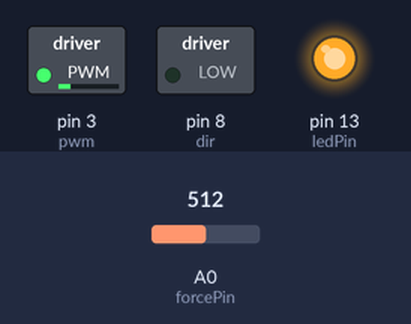
Simulated run of this sketch. Board: Arduino Uno, built with avr-gcc and run on an emulated ATmega328P. Shown: switched loads named in the sketch (green lamp = pin HIGH), output pins drawn as LEDs (lit = HIGH). The inputs (shaded band) are chosen by the test bench; at power-on: A0 (forcePin) = 512.

Above: at 1.2 s.
1.3 s: A0 (forcePin) set to 67
2.8 s: A0 (forcePin) set to 55
At 3.6 s:
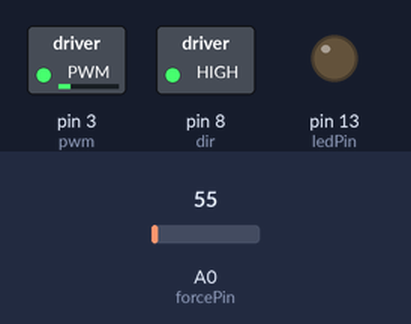
4.5 s: A0 (forcePin) set to 122
At 4.62 s:
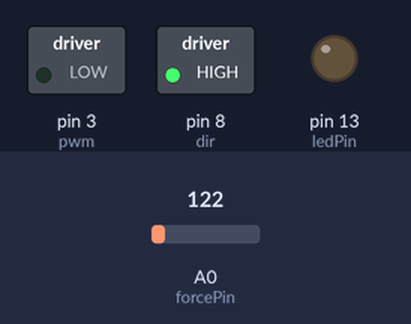
6.2 s: A0 (forcePin) set to 50
At 6.32 s:
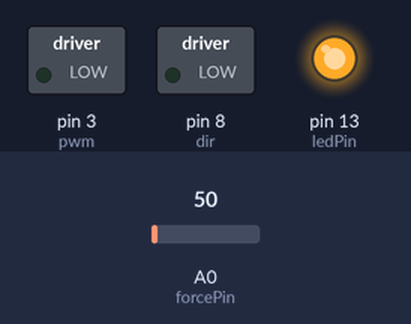
7.9 s: A0 (forcePin) set to 70
At 8.7 s:
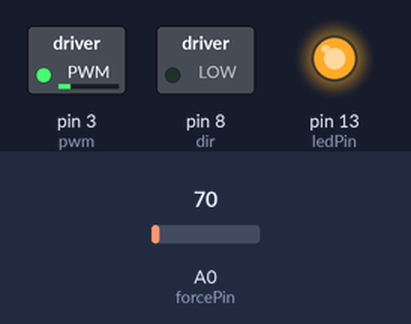
Timing chart, 0 to 10.6 s (numbered marks = the images above; inputs shaded):
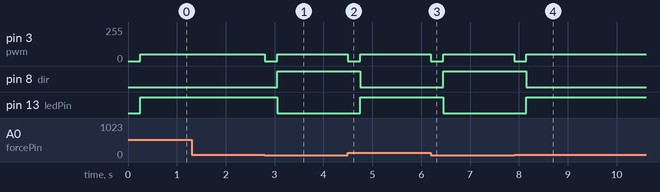

The sketch:

Robotic_Hand_Base_Code.ino
```cpp
// University of Warwick School of Engineering
// ES2C6: Electro-mechanical System Design
// 2021/2022 Term 1
//
// Robot Hand Project (Systems stream)
// Project Instructor: James Atkinson
//
// Getting Started sample code
//
// This code let's you control the direction of robot gripper (either tightening or loosening)
// based on feedback from a force sensor.
//
// This code was originally created by Dr Adam Noel

// Initialise variables
const int pwm = 3 ;       // digital pin 3 will be used for PWM (Pulse Width Modulation) output
const int dir = 8 ;       // digital pin 8 will be used for high/low output
const int forcePin = A0;  // analogue pin A0 will be used to read the voltage from the force sensor
const int ledPin = 13;    // digital pin 13 is also wired to a built-in LED
int forceValue = 0;       // value read from force pin
uint8_t motorSpeed = 50;  // 8 bit unsigned integer (0-255) defining motor speed
bool bHigh = false;       // boolean tracking direction
bool bChangeDir = false;  // boolean tracking whether we need to switch directions

/*
   NOTES
   bHigh True means loosening (open)
   bHigh False means tightening (close)


*/


// Setup function (runs when Arduino is powered on or reset
void setup()
{
  pinMode(pwm, OUTPUT) ;    //we have to set PWM pin as output
  pinMode(dir, OUTPUT) ;    // Direction pin pins are also set as output
  pinMode(ledPin, OUTPUT);  // LED pin is an output
}

// Loop function runs repeatedly after the setup function
void loop()
{
  // Read voltage from output of force sensor
  forceValue = analogRead(forcePin);

  if (forceValue > 60)
  { // There is a high force applied to force sensor
    // Loosen grip
    if (bHigh) {
      // we were just loosening
      bChangeDir = false;
    }
    else {
      // we were just tightening and need to change direction
      bChangeDir = true;
    }
    bHigh = true;
  } else
  { // There is a low force applied to force sensor
    // Tighten grip
    if (bHigh) {
      // we were just loosening and need to change direction
      bChangeDir = true;
    }
    else {
      // we were just tightening
      bChangeDir = false;
    }
    bHigh = false;
  }

  // Stop motor for a brief delay because we need to change directions
  if (bChangeDir)
  {
    analogWrite(pwm, 0);
    delay(250); // delay is in milliseconds
  }

  // Set motor direction
  if (bHigh)
  {
    // Loosen the grip and turn on LED
    digitalWrite(ledPin, HIGH);
    digitalWrite(dir, LOW);
  } else
  {
    // Tighten the grip and turn off LED
    digitalWrite(ledPin, LOW);
    digitalWrite(dir, HIGH);
  }

  // Resume motor motion
  analogWrite(pwm, motorSpeed);
}
```

Measured:
- the behaviour switches between 61 and 60 on A0 (forcePin) (found by bisection; images 0 and 1)
- after the input at 1.3 s, every drawn part: stays the same
- after the input at 2.8 s, pin 3 (pwm): 50/255 → 0/255 at once, → 50/255 0.25 s later; pin 8 (dir): LOW → HIGH after 0.25 s; pin 13 (ledPin): HIGH → LOW after 0.25 s
- after the input at 4.5 s, pin 3 (pwm): 50/255 → 0/255 at once, → 50/255 0.25 s later; pin 8 (dir): HIGH → LOW after 0.25 s; pin 13 (ledPin): LOW → HIGH after 0.25 s
- after the input at 6.2 s, pin 3 (pwm): 50/255 → 0/255 at once, → 50/255 0.25 s later; pin 8 (dir): LOW → HIGH after 0.25 s; pin 13 (ledPin): HIGH → LOW after 0.25 s
- after the input at 7.9 s, pin 3 (pwm): 50/255 → 0/255 at once, → 50/255 0.25 s later; pin 8 (dir): HIGH → LOW after 0.25 s; pin 13 (ledPin): LOW → HIGH after 0.25 s
